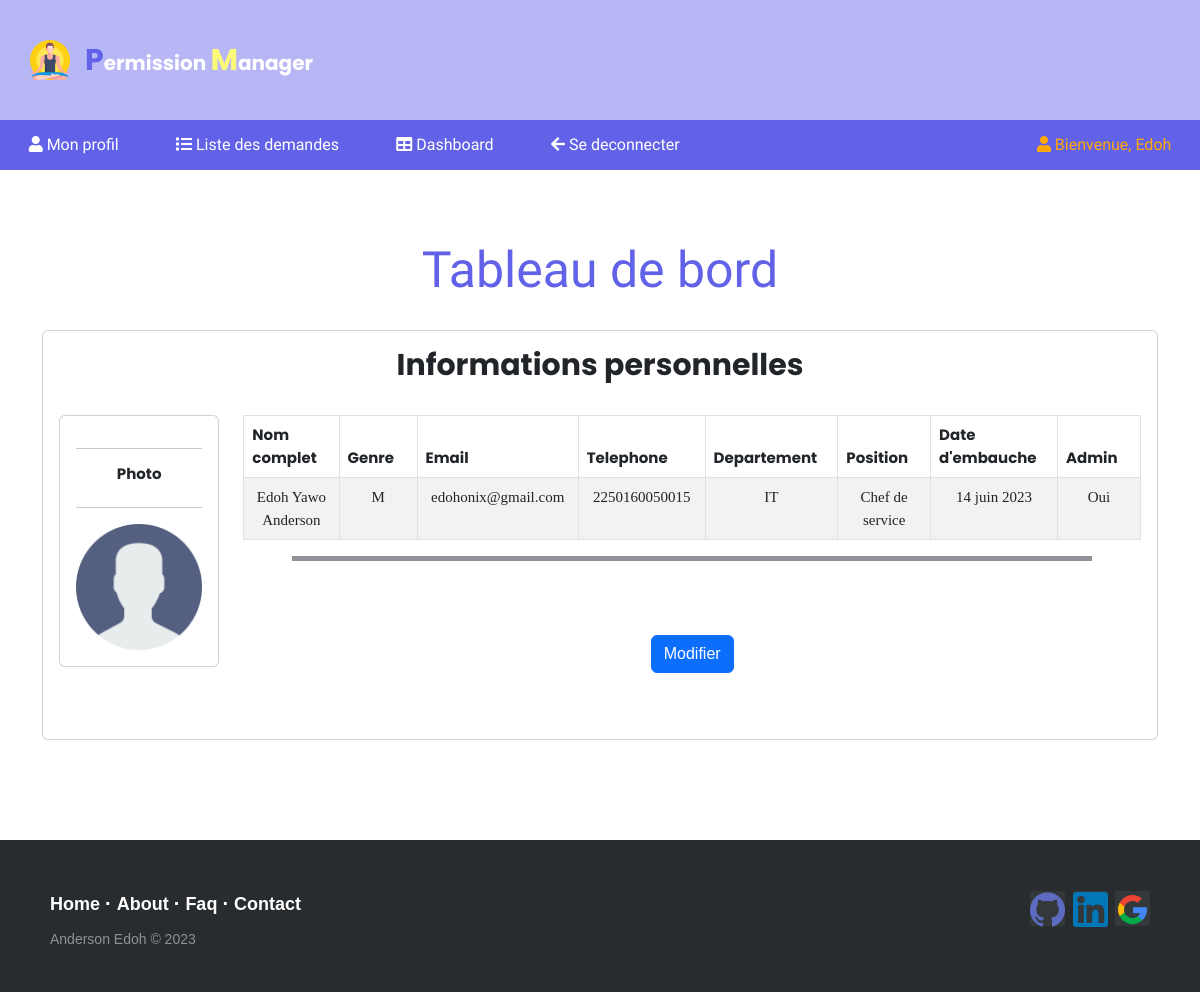
/dashboard/ (signed in), run on the app's committed database.
### my_app/models.py (models this page shows, shortened)
class Employee(AbstractUser):
    GENDER_CHOICES = [
        ('M', 'Masculin'),
        ('F', 'Féminin'),
    ]
    full_name = models.CharField(max_length=255, verbose_name="Nom complet")
    gender = models.CharField(max_length=1, choices=GENDER_CHOICES, default='M')
    department = models.CharField(max_length=100, verbose_name="Département")
    position = models.CharField(max_length=100, verbose_name="Poste")
    hire_date = models.DateField(verbose_name="Date d'embauche")
    phone_no = models.IntegerField(null=True, verbose_name="Numéro de téléphone")
    email = models.EmailField(verbose_name="Adresse e-mail")
    photo = models.ImageField(upload_to='employee_photos/', null=True, blank=True, verbose_name="Photo")
    is_admin = models.BooleanField(default=False, verbose_name="Administrateur")
    groups = models.ManyToManyField(
        'auth.Group',
        verbose_name='groups',
        blank=True,
        related_name='employee_groups',
        related_query_name='employee',
    )
    user_permissions = models.ManyToManyField(
        'auth.Permission',
        verbose_name='user permissions',
        blank=True,
        related_name='employee_user_permissions',
        related_query_name='employee',
        help_text='Permissions for the employee',
    )

### my_app/views.py (the view)
# urls.py: path("dashboard/", views.dashboard_view, name="dashboard"),  # url du tableau de bord*
@login_required
def dashboard_view(request):
    if request.user.is_admin:
        permission_requests = PermissionRequest.objects.all()
        context = {
            'permission_requests': permission_requests
        }
        return render(request, 'my_app/admin_dashboard.html', context)
    else:
        user = request.user  # Obtient l'utilisateur connecté
        context = {
            'user': user
        }
        return render(request, 'my_app/dashboard.html', context)

### my_app/templates/my_app/admin_dashboard.html (shortened to what this page needs)
{% extends 'my_app/base.html' %}
{% load static %}
{% block content %}
<section>
    <div class="div-2">
    <ul>
        <a class="onglet" href="{% url 'my_app:dashboard' %}"><li ><i class="fa fa-user" ></i> Mon profil</li></a>
        <a class="onglet" href="{%  url 'my_app:permission_list' %}"><li><i class="fa fa-list"></i> Liste des demandes</li></a>
        <a class="onglet" href="{%  url 'my_app:visualisation' %}"><li><i class="fa fa-table"></i> Dashboard</li></a>
        <a class="onglet" href="{% url 'my_app:logout' %}"><li ><i class="fa fa-arrow-left"></i> Se deconnecter</li></a>
        <li>
            <span>
                <i class="fa fa-user"></i>
                Bienvenue, {{user.username}}
            </span>
        </li>
    </ul>
    </div>
    <h1 class="titre-1">Tableau de bord</h1>
     <div class="container">
        <div class="card card-body div-3">
            <h3 class="titre-3">Informations personnelles</h3>
            <div class="row mt-4">
                <div class="col-md-2">
                    <div class="card card-body">
                        <hr>
                        <h4 class="titre-4">Photo</h4>
                        <hr>
                        {% if user.photo %}
                            <img class="profile_img" src="{{ user.photo.url }}" >
                        {% else %}
                            <img class="profile_img" src="{% static '/img/generaluser.png' %}" >
                        {% endif %}
                    </div>
                </div>
                <div class="col-md-10">
                    <table class="table table-hover table-striped table-bordered pt-2 ">
                            <thead class="">
                                <tr>
                                    <th>Nom complet</th>
                                    <th>Genre</th>
                                    <th>Email</th>
                                    <th>Telephone</th>
                                    <th>Departement</th>
                                    <th>Position</th>
                                    <th>Date d'embauche</th>
                                    <th>Admin</th>
                                </tr>
                            </thead>
                            <tbody>
                                <tr>
                                    <td>{{user.full_name}}</td>
                                    <td> {{user.gender}} </td>
                                    <td>{{user.email}}</td>
                                    <td>{{user.phone_no}}</td>
                                    <td>{{user.department}}</td>
                                    <td>{{user.position}}</td>
                                    <td>{{user.hire_date}}</td>
                                    <td>{% if user.is_admin %}Oui{% else %}Non{% endif %}</td>
                                </tr>
                            </tbody>
                        </table>
                        <form method="POST" action="">
                        <input class="btn btn-primary mt-4" type="submit" name="edit" value='Modifier'>
                        </form>
                    </div>
                </div>
            </div>
        </div>
</section>
{% endblock %}
{% block extracss %}
<link rel="stylesheet" type="text/css" href="{% static 'css/dashboard.css' %}">
<link rel="stylesheet" type="text/css" href="{% static 'css/permission_request.css' %}">
<link rel="stylesheet" href="https://cdn.jsdelivr.net/npm/bootstrap@5.2.3/dist/css/bootstrap.min.css">
<link rel="stylesheet" href="https://cdnjs.cloudflare.com/ajax/libs/font-awesome/5.15.4/css/all.min.css">
<link rel="stylesheet" href="https://cdn.jsdelivr.net/npm/bootstrap@5.2.3/dist/css/bootstrap.min.css">
<link rel="stylesheet" href="https://cdnjs.cloudflare.com/ajax/libs/font-awesome/5.15.4/css/all.min.css">
{% endblock %}

### my_app/static/css/base.css (style rules this page uses)
body { margin: auto; }

### my_app/static/css/dashboard.css (style rules this page uses)
body { margin: auto; }
.titre-1 { font-family: "Lilita One",sans-serif; color: rgb(98, 98, 232); font-size: 50px; text-align: center; margin-bottom: 30px; }
.titre-3 { font-family: "Poppins",sans-serif; font-size: 30px; text-align: center; font-weight: bold; }
.titre-4 { font-family: "Poppins",sans-serif; font-size: 15px; text-align: center; font-weight: bold; }
.div-2 { display: flex; flex-direction: row; margin-bottom: 70px; }
.div-2 ul { list-style-type: none; margin: 0; padding: 0; overflow: hidden; background-color: rgb(98, 98, 232); width: 100%; height: 50px; display: flex; flex-direction: row; justify-content: space-around; align-items: center; color: white; font-family: "Lilita One",sans-serif; }
li span { margin-left: 300px; color: rgb(255, 168, 7); }
th { font-family: "Poppins",sans-serif; font-size: 15px; text-align: center; }
td { font-family: "Times New Roman",sans-serif; font-size: 15px; text-align: center; width: 400px; }
input { font-family: "Poppins",sans-serif; }
.div-3 { margin-bottom: 100px; }
.onglet { color: white; align-content: center; text-decoration: none; }

### my_app/static/css/permission_request.css (style rules this page uses)
form { border-top: 5px solid #8f9296; display: flex; flex-direction: column; width: 800px; margin: auto; align-items: center; padding: 50px 0; font-family: Verdana, Geneva, sans-serif; }
input { font-family: "Poppins", sans-serif; }

### data on the page
Employee: username "Edoh", full_name "Edoh Yawo Anderson", gender "M", email "edohonix@gmail.com", phone_no "2250160050015", department "IT", position "Chef de service", hire_date "14 juin 2023"
